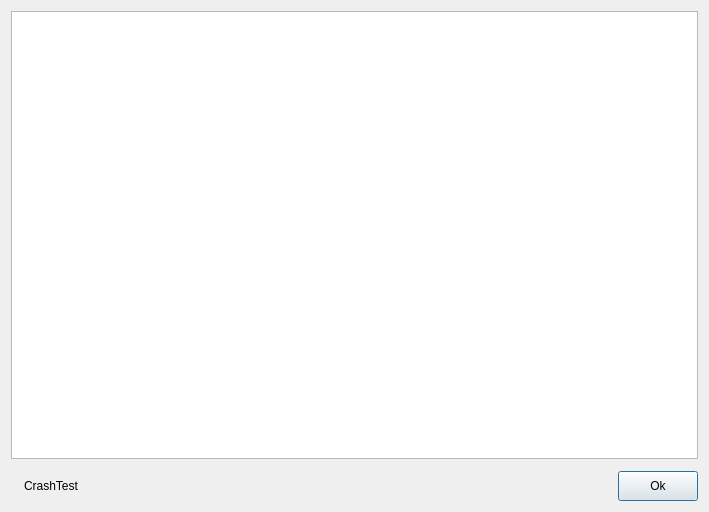
<?xml version="1.0" encoding="UTF-8"?>
<ui version="4.0">
 <class>RPChangesLogDialog</class>
 <widget class="QDialog" name="RPChangesLogDialog">
  <property name="geometry">
   <rect>
    <x>0</x>
    <y>0</y>
    <width>709</width>
    <height>512</height>
   </rect>
  </property>
  <property name="windowTitle">
   <string>Dialog</string>
  </property>
  <layout class="QVBoxLayout" name="verticalLayout">
   <property name="spacing">
    <number>12</number>
   </property>
   <item>
    <widget class="QTextBrowser" name="textBrowser">
     <property name="sizePolicy">
      <sizepolicy hsizetype="Preferred" vsizetype="Expanding">
       <horstretch>0</horstretch>
       <verstretch>0</verstretch>
      </sizepolicy>
     </property>
    </widget>
   </item>
   <item>
    <layout class="QHBoxLayout" name="horizontalLayout">
     <item>
      <widget class="QPushButton" name="pushButtonCrashTest">
       <property name="minimumSize">
        <size>
         <width>80</width>
         <height>30</height>
        </size>
       </property>
       <property name="maximumSize">
        <size>
         <width>80</width>
         <height>30</height>
        </size>
       </property>
       <property name="text">
        <string>CrashTest</string>
       </property>
       <property name="flat">
        <bool>true</bool>
       </property>
       <property name="class" stdset="0">
        <string>danger</string>
       </property>
      </widget>
     </item>
     <item>
      <spacer name="horizontalSpacer">
       <property name="orientation">
        <enum>Qt::Horizontal</enum>
       </property>
       <property name="sizeHint" stdset="0">
        <size>
         <width>40</width>
         <height>20</height>
        </size>
       </property>
      </spacer>
     </item>
     <item>
      <widget class="QPushButton" name="pushButton">
       <property name="minimumSize">
        <size>
         <width>80</width>
         <height>30</height>
        </size>
       </property>
       <property name="maximumSize">
        <size>
         <width>80</width>
         <height>30</height>
        </size>
       </property>
       <property name="text">
        <string>Ok</string>
       </property>
       <property name="default">
        <bool>true</bool>
       </property>
      </widget>
     </item>
    </layout>
   </item>
  </layout>
 </widget>
 <resources/>
 <connections/>
</ui>
